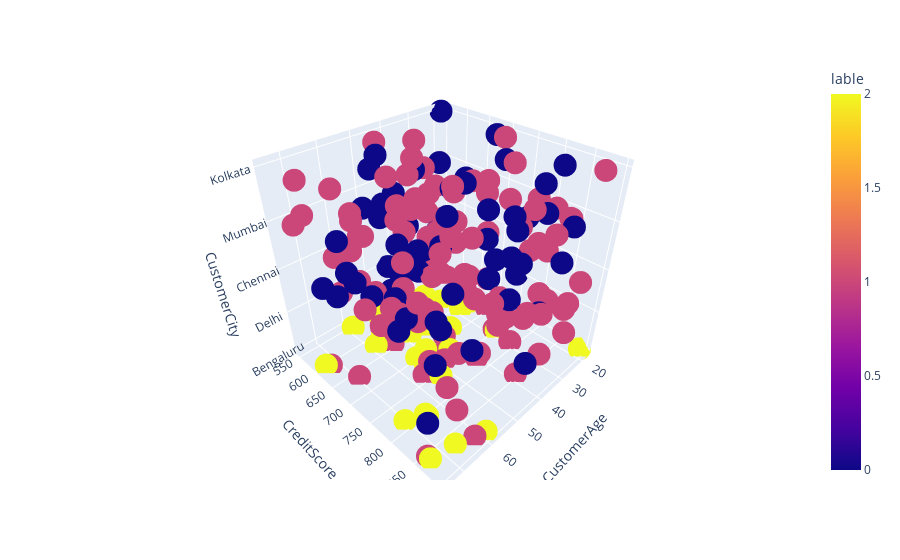

Write notebook code for a chart like this one.
### Code cell
import plotly_express as px
px.scatter_3d(K_DF, 'CustomerAge', 'CreditScore', 'CustomerCity', color='lable')

### Figure 1 — Plotly figure (JSON) as saved in the notebook; plotly's stock layout.template omitted (floating-point values rounded to 4 significant figures; data arrays with more than 128 entries replaced by an {"elided": "..."} marker saying what was removed)
{"data": [{"hovertemplate": "CustomerAge=%{x}<br>CreditScore=%{y}<br>CustomerCity=%{z}<br>lable=%{marker.color}<extra></extra>", "legendgroup": "", "marker": {"color": {"elided": "200 int values"}, "coloraxis": "coloraxis", "symbol": "circle"}, "mode": "markers", "name": "", "scene": "scene", "showlegend": false, "type": "scatter3d", "x": {"elided": "200 int values"}, "y": {"elided": "200 int values"}, "z": {"elided": "200 str values"}}], "layout": {"coloraxis": {"colorbar": {"title": {"text": "lable"}}, "colorscale": [[0, "#0d0887"], [0.1111, "#46039f"], [0.2222, "#7201a8"], [0.3333, "#9c179e"], [0.4444, "#bd3786"], [0.5556, "#d8576b"], [0.6667, "#ed7953"], [0.7778, "#fb9f3a"], [0.8889, "#fdca26"], [1, "#f0f921"]]}, "legend": {"tracegroupgap": 0}, "margin": {"t": 60}, "scene": {"domain": {"x": [0, 1], "y": [0, 1]}, "xaxis": {"title": {"text": "CustomerAge"}}, "yaxis": {"title": {"text": "CreditScore"}}, "zaxis": {"title": {"text": "CustomerCity"}}}}}
